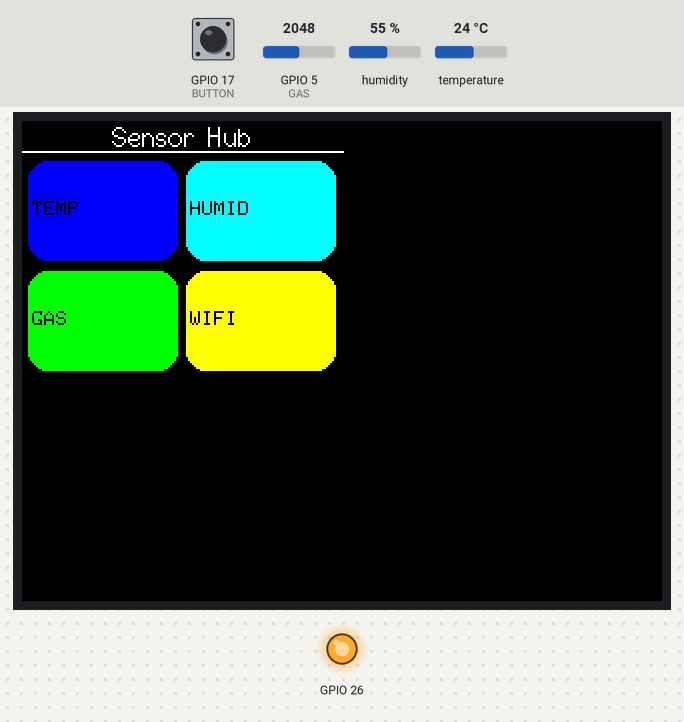
This sketch was run on a simulated ESP32. Shown: 320×240 colour display, output pins drawn as LEDs (lit = HIGH). The test bench sets the inputs (shaded band); at power-on: temperature 24 °C, GPIO 5 (GAS) = 2048, GPIO 17 (BUTTON) HIGH, humidity 55 %. WiFi joins after 1.5 s; servers stay silent unless stated; what the sketch prints to the serial monitor is not drawn.

Above: at 0.3 s.
At 4.7 s:
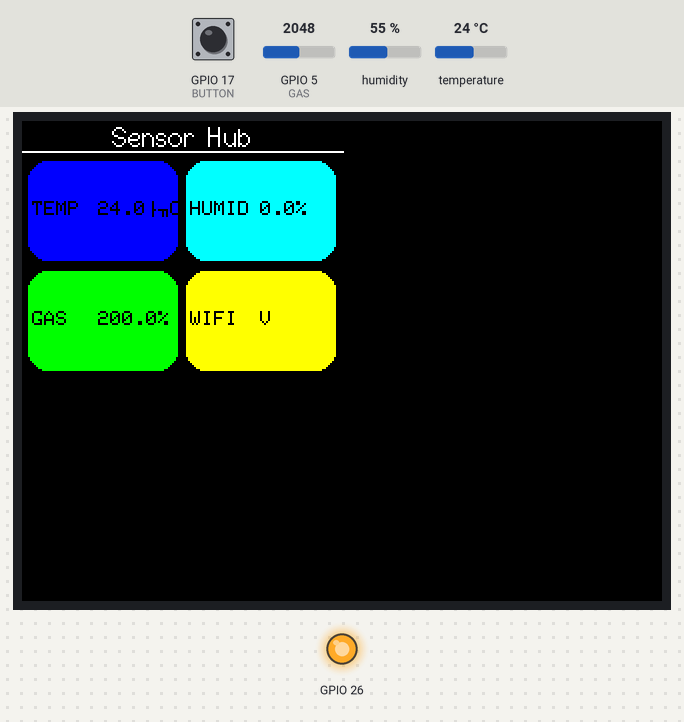
4.8 s: temperature set to 12 °C
7.6 s: GPIO 5 (GAS) set to 2866
9.6 s: temperature set to 19 °C
11.6 s: GPIO 5 (GAS) set to 3603
15.2 s: temperature set to 28 °C
Timing chart, 0 to 18.2 s (numbered marks = the images above; inputs shaded):
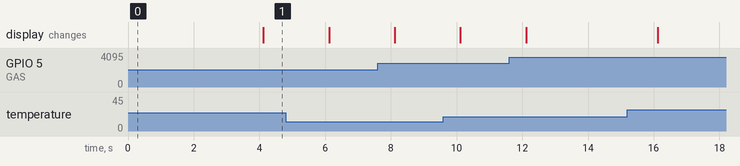

The sketch:

wifi_blynk.ino
```cpp
#define BLYNK_TEMPLATE_ID "TMPL6cxAO9ZkA"
#define BLYNK_TEMPLATE_NAME "IOT"
#include "SHT3x.h"
#include <DNSServer.h>
#include <WiFiManager.h>
#include <BlynkSimpleEsp32.h>
#include <TFT_eSPI.h>//phai de sau include wifi
#define GAS 5
#define BUTTON 17
WiFiManager wm;
TFT_eSPI screen = TFT_eSPI();
SHT3x thsensor;
BlynkTimer timer;
char token[] = "eQJdO-l7Caxtk8-u1NX60NAwj991qa9-";
bool wifiConnect = false;
float temp, humid, gas;
volatile bool wifiConfig = false;
void sensorsRead(){
   thsensor.UpdateData();
  temp = thsensor.GetTemperature();
  humid = thsensor.GetRelHumidity();
  gas = analogRead(GAS);
  gas = map(gas, 0, 1023, 0, 100);
  Serial.println(temp);
  Serial.println(gas);
  Serial.println(humid);
  if(wifiConnect) {
    blynkUpdate();
  }
  screenUpdate();
}

// SCREEN
void screenSetup()
{ screen.setCursor(45,0,2);
  screen.setTextSize(1);
  screen.print("Sensor Hub");
  screen.drawLine(0, 15, 160, 15, TFT_WHITE);
  screen.fillRoundRect(3,20,75,50,10,TFT_BLUE);
  screen.fillRoundRect(82,20,75,50,10,TFT_CYAN);
  screen.fillRoundRect(3,75,75,50,10,TFT_GREEN);
  screen.fillRoundRect(82,75,75,50,10,TFT_YELLOW);
  screen.setTextColor(TFT_BLACK);
  screen.setCursor(5,40,1);
  screen.print("TEMP");
  screen.setCursor(84,40,1);
  screen.print("HUMID");
  screen.setCursor(5,95,1);
  screen.print("GAS");
  screen.setCursor(84,95,1);
  screen.print("WIFI");

}

void screenUpdate()
{
  screen.fillRoundRect(38,20,40,50,10,TFT_BLUE);
  screen.fillRoundRect(117,20,40,50,10,TFT_CYAN);
  screen.fillRoundRect(38,75,40,50,10,TFT_GREEN);
  screen.fillRoundRect(117,75,40,50,10,TFT_YELLOW);
  screen.setCursor(38,40,1);
  screen.print(String(temp,1)+ "÷C");
  screen.setCursor(119,40,1);
  screen.print(String(humid,1)+ "%");
  screen.setCursor(38,95,1);
  screen.print(String(gas,1) + "%");
  screen.setCursor(119,95,1);
  screen.print("V");

}

//WIFI
void configWifi() {
  wifiConnect = false;
  wifiConfig = true;

  Serial.println("wifi reconfig");

}
bool wifiSetup()
{
  wm.autoConnect("AutoConnectAP","12345678"); // password protected ap
  WiFiManagerParameter custom_blynk_token("Blynk", "blynk token", token, 34);
  wm.addParameter(&custom_blynk_token);
  Blynk.config(custom_blynk_token.getValue());
  return Blynk.connect();
}
void blynkUpdate()
{
  Blynk.virtualWrite(V1, gas);
  Blynk.virtualWrite(V3, temp);
  Blynk.virtualWrite(V4, humid);
}


void setup() {
  Serial.begin(115200);
  thsensor.Begin();
  pinMode(GAS, INPUT);
  pinMode(BUTTON, INPUT_PULLUP);
  pinMode(26,OUTPUT);
  digitalWrite(26,HIGH);
  screen.init();
  screen.setRotation(1);
  screen.fillScreen(TFT_BLACK);
  screenSetup();
  if(wifiSetup()) {
    Serial.println("BLYNK connected");
    wifiConnect = true;
  } else {
    Serial.println("BLYNK not connected");
  }
  timer.setInterval(2000l,sensorsRead );
  attachInterrupt(digitalPinToInterrupt(BUTTON), configWifi, FALLING);
}


void loop() {
  Blynk.run();
  timer.run();
  if(wifiConfig) {
    wm.resetSettings();
    wm.autoConnect("AutoConnectAP","12345678"); // password protected ap
      if(WiFi.isConnected()) {
    wifiConnect = true;
    }
    wifiConfig = false;
  }


}
```
